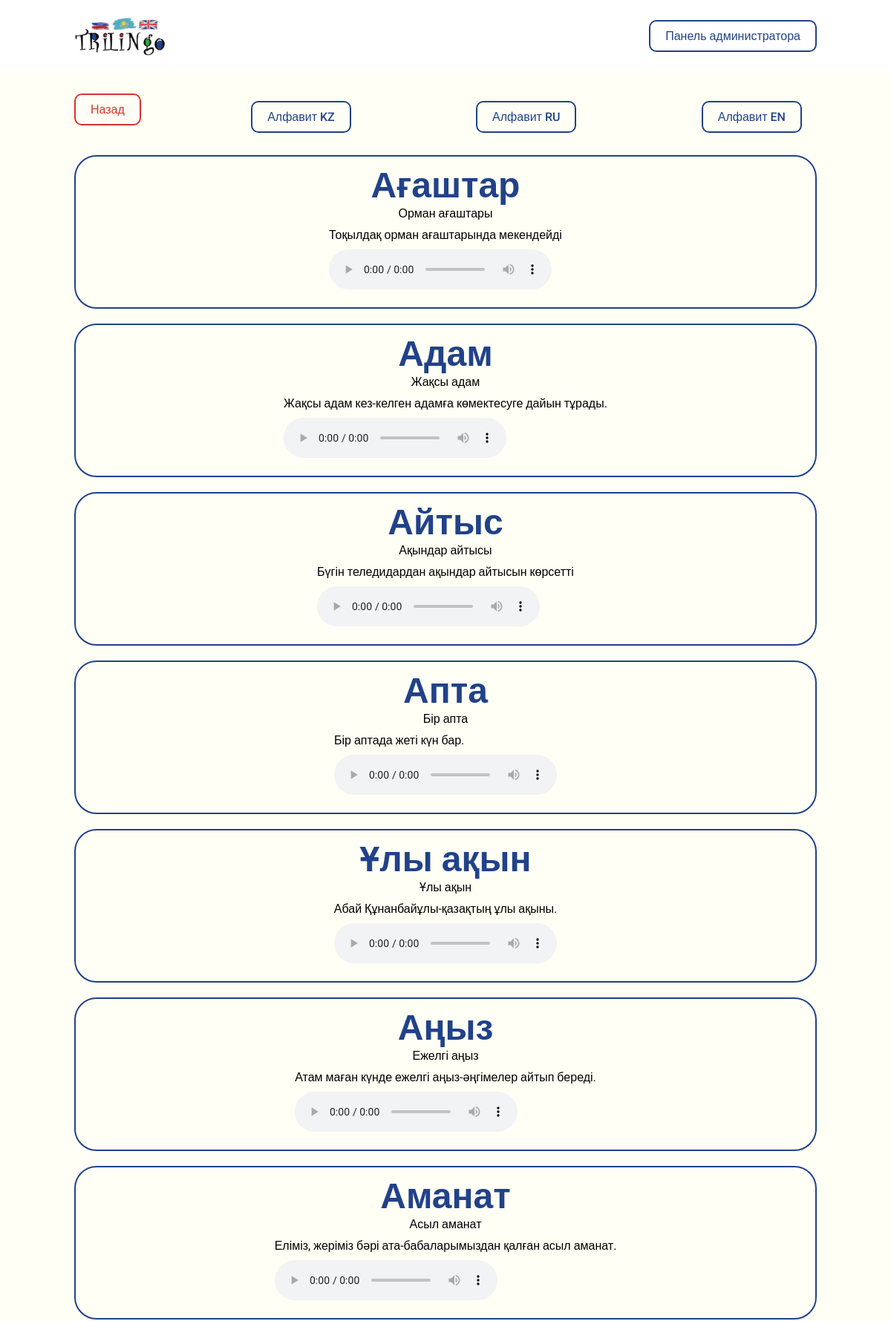
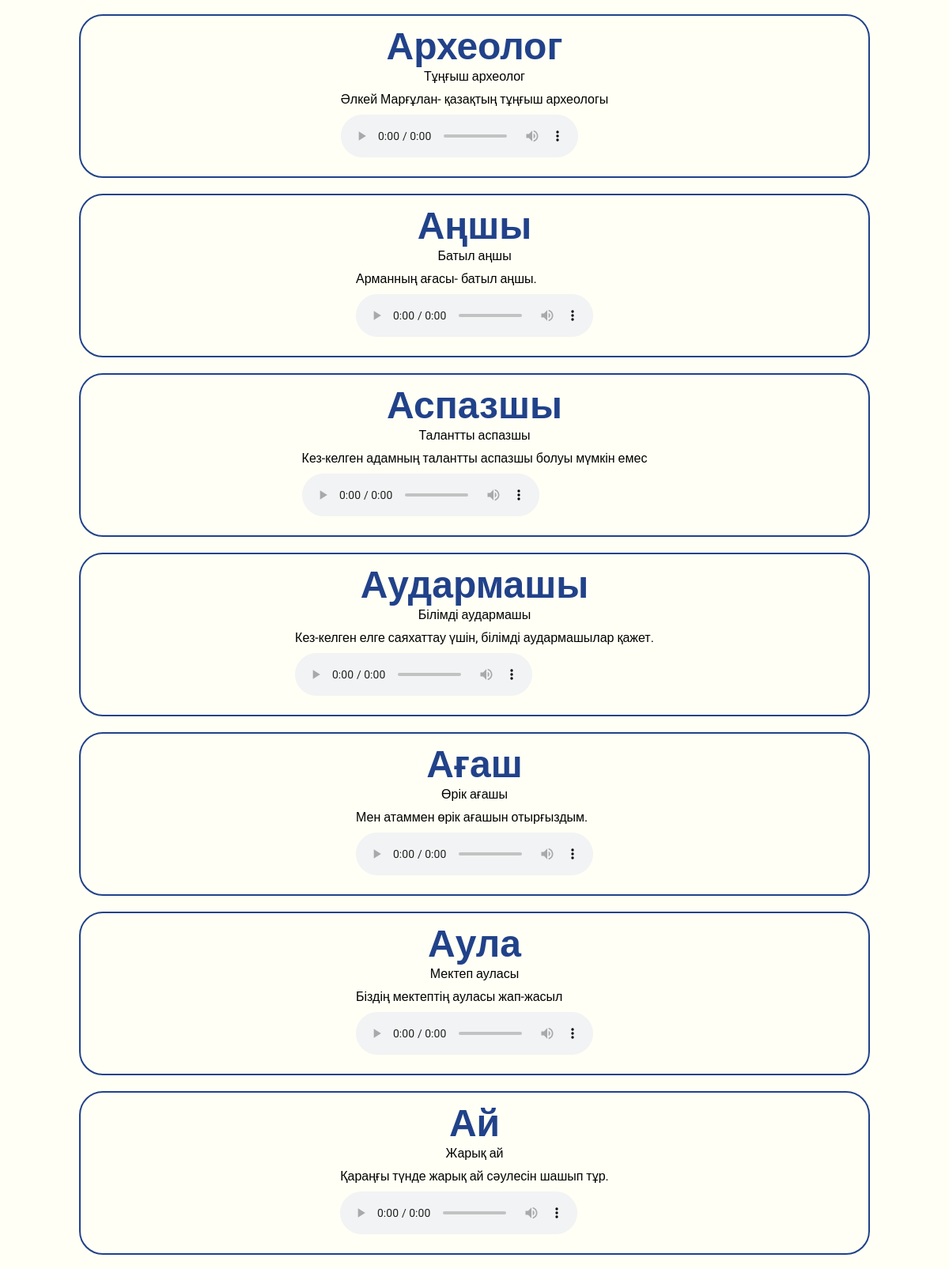
Screenshot of /filter/alphabet/kz/a/ (upper part) with the database file from the repository (2 pictures, top to bottom).
### trilingo_app/models.py (models this page shows, shortened)
class WordInKz(models.Model):
    alphabet = models.ForeignKey(KazakhAlphabet, on_delete=models.CASCADE, verbose_name="Буква на казахском")
    word = models.CharField("Название слова", max_length=90)
    subword = models.CharField("Дополнительно", max_length=160)
    description = models.TextField("Описание")
    voice = models.FileField("Произношение", upload_to="voices/kz/")
    class Meta:
        verbose_name = "Слово на казахском"
        verbose_name_plural = "Слова на казахском"

### trilingo_app/views.py (the view)
# urls.py: path('filter/alphabet/kz/<slug:slug>/', views.filter_by_kz_page, name='filter_by_kz_page'),
def filter_by_kz_page(request, slug):
    alphabet = get_object_or_404(KazakhAlphabet, slug=slug)
    words = WordInKz.objects.filter(alphabet=alphabet)
    context = {
        'alphabet': alphabet,
        'words': words
    }
    return render(request, "./words-by-kz.html", context)

### trilingo_app/templates/words-by-kz.html (shortened to what this page needs)
{% extends './base.html' %}
{% block content %}
<section class="block">
    <div class="container">
        <div class="d-flex align-items-center space-between" style="margin-bottom: 20px;">
            <a href="{% url 'home_page' %}" class="button-danger">Назад</a>
            <a href="{% url 'alphabets_kz_page' %}" class="button-primary">Алфавит KZ</a>
            <a href="{% url 'alphabets_ru_page' %}" class="button-primary">Алфавит RU</a>
            <a href="{% url 'alphabets_en_page' %}" class="button-primary">Алфавит EN</a>
        </div>
        <div class="theme-detail-row">
            {% for word in words %}
            <div class="theme-detail-col">
                <div class="letters-full-data">
                    <div class="letter-theme-detail">
                        <div class="letter">{{ word.word }}</div>
                        <div class="subletter">{{ word.subword }}</div>
                        <div class="description">{{ word.description }}</div>
                        <div class="audio">
                            <audio controls>
                                <source src="{{ word.voice.url }}" type="audio/mpeg" />
                            </audio>
                        </div>
                    </div>
                </div>
            </div>
            {% endfor %}
        </div>
    </div>
</section>
{% endblock %}

### trilingo_app/static/css/style.css (style rules this page uses)
* { padding: 0; margin: 0; box-sizing: border-box; font-family: "Roboto", sans-serif; }
html { scroll-behavior: smooth; }
.container { margin-left: 100px; margin-right: 100px; }
.d-flex { display: flex; }
.d-flex.align-items-center { align-items: center; }
.d-flex.space-between { justify-content: space-between; }
.button-primary { padding: 10px 20px; border: 2px solid #21428a; background-color: transparent; color: #21428a; text-decoration: none; border-radius: 10px; display: inline-block; font-weight: 500; transition: 0.3s ease-in-out; }
.button-danger { padding: 10px 20px; border: 2px solid #da332e; background-color: transparent; color: #da332e; text-decoration: none; border-radius: 10px; display: inline-block; font-weight: 500; transition: 0.3s ease-in-out; }
.block { background-color: #fffff5; padding: 30px 0; min-height: 100vh; }
.block .button-primary { margin-right: 20px; }
.block .button-danger { margin-bottom: 20px; }
.letter-image, .letter, .letter-item-img, .letter-item-text { display: block; }
.letter { color: #21428a; font-size: 48px; font-weight: 900; }
.letters-full-data { margin-bottom: 20px; border-radius: 30px; border: 2px solid #21428a; padding: 10px; display: flex; align-items: center; justify-content: space-around; }
.letter, .subletter { text-align: center }
.subletter { margin-bottom: 10px; }
.audio { margin: 10px 0; }

### rows the page displays
WordInKz: word "Ағаштар", subword "Орман ағаштары", description "Тоқылдақ орман ағаштарында мекендейді"
WordInKz: word "Адам", subword "Жақсы адам", description "Жақсы адам кез-келген адамға көмектесуге дайын тұрады."
WordInKz: word "Айтыс", subword "Ақындар айтысы", description "Бүгін теледидардан ақындар айтысын көрсетті"
WordInKz: word "Апта", subword "Бір апта", description "Бір аптада жеті күн бар."
WordInKz: word "Ұлы ақын", subword "Ұлы ақын", description "Абай Құнанбайұлы-қазақтың ұлы ақыны."
WordInKz: word "Аңыз", subword "Ежелгі аңыз", description "Атам маған күнде ежелгі аңыз-әңгімелер айтып береді."
WordInKz: word "Аманат", subword "Асыл аманат", description "Еліміз, жеріміз бәрі ата-бабаларымыздан қалған асыл аманат."
WordInKz: word "Археолог", subword "Тұңғыш археолог", description "Әлкей Марғұлан- қазақтың тұңғыш археологы"
WordInKz: word "Аңшы", subword "Батыл аңшы", description "Арманның ағасы- батыл аңшы."
WordInKz: word "Аспазшы", subword "Талантты аспазшы", description "Кез-келген адамның талантты аспазшы болуы мүмкін емес"
WordInKz: word "Аудармашы", subword "Білімді аудармашы", description "Кез-келген елге саяхаттау үшін, білімді аудармашылар қажет."
WordInKz: word "Ағаш", subword "Өрік ағашы", description "Мен атаммен өрік ағашын отырғыздым."
WordInKz: word "Аула", subword "Мектеп ауласы", description "Біздің мектептің ауласы жап-жасыл"
WordInKz: word "Ай", subword "Жарық ай", description "Қараңғы түнде жарық ай сәулесін шашып тұр."
